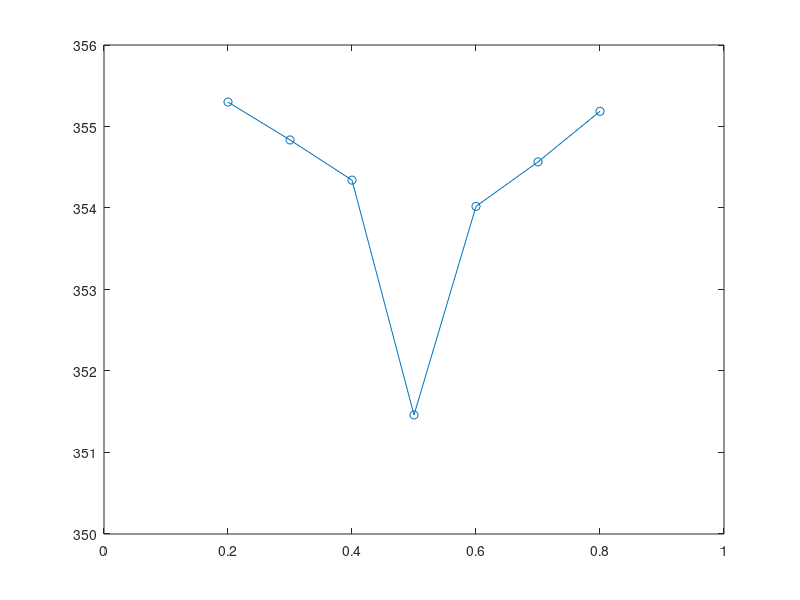

MATLAB code for this plot:
X = [355.3
354.835
354.342
351.461
354.02
354.566
355.186];

Y = [0.2:0.1:0.8];

figure;plot(Y,X,'o-');
axis([0 1 350 356]);
